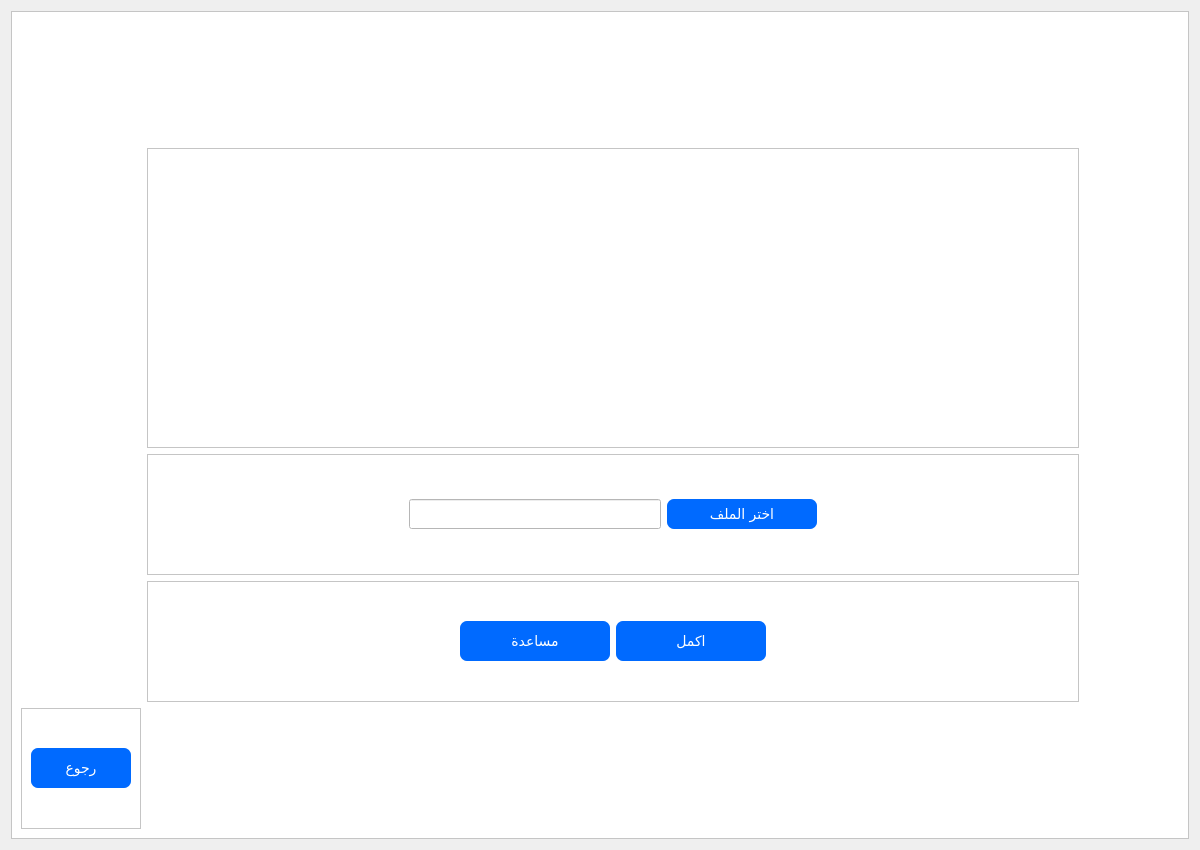
<?xml version="1.0" encoding="UTF-8"?>
<ui version="4.0">
 <class>Form</class>
 <widget class="QWidget" name="Form">
  <property name="geometry">
   <rect>
    <x>0</x>
    <y>0</y>
    <width>1200</width>
    <height>850</height>
   </rect>
  </property>
  <property name="windowTitle">
   <string>Form</string>
  </property>
  <layout class="QGridLayout" name="gridLayout_2">
   <item row="0" column="0">
    <widget class="QFrame" name="frame">
     <property name="styleSheet">
      <string notr="true">background-color:white;</string>
     </property>
     <property name="frameShape">
      <enum>QFrame::StyledPanel</enum>
     </property>
     <property name="frameShadow">
      <enum>QFrame::Raised</enum>
     </property>
     <layout class="QGridLayout" name="gridLayout">
      <item row="2" column="1">
       <widget class="QFrame" name="frame_5">
        <property name="frameShape">
         <enum>QFrame::StyledPanel</enum>
        </property>
        <property name="frameShadow">
         <enum>QFrame::Raised</enum>
        </property>
        <layout class="QGridLayout" name="gridLayout_6">
         <item row="0" column="1">
          <widget class="QLineEdit" name="lineEdit">
           <property name="minimumSize">
            <size>
             <width>250</width>
             <height>30</height>
            </size>
           </property>
           <property name="maximumSize">
            <size>
             <width>350</width>
             <height>30</height>
            </size>
           </property>
          </widget>
         </item>
         <item row="0" column="3">
          <spacer name="horizontalSpacer_3">
           <property name="orientation">
            <enum>Qt::Horizontal</enum>
           </property>
           <property name="sizeHint" stdset="0">
            <size>
             <width>40</width>
             <height>20</height>
            </size>
           </property>
          </spacer>
         </item>
         <item row="0" column="2">
          <widget class="QPushButton" name="browse">
           <property name="minimumSize">
            <size>
             <width>150</width>
             <height>0</height>
            </size>
           </property>
           <property name="maximumSize">
            <size>
             <width>200</width>
             <height>40</height>
            </size>
           </property>
           <property name="font">
            <font>
             <family>Cascadia Code</family>
             <pointsize>-1</pointsize>
            </font>
           </property>
           <property name="cursor">
            <cursorShape>PointingHandCursor</cursorShape>
           </property>
           <property name="styleSheet">
            <string notr="true">background-color: #006aff;
color: white;
border-radius: 7px;
font-size:14px</string>
           </property>
           <property name="text">
            <string>اختر الملف</string>
           </property>
          </widget>
         </item>
         <item row="0" column="0">
          <spacer name="horizontalSpacer_4">
           <property name="orientation">
            <enum>Qt::Horizontal</enum>
           </property>
           <property name="sizeHint" stdset="0">
            <size>
             <width>40</width>
             <height>20</height>
            </size>
           </property>
          </spacer>
         </item>
        </layout>
       </widget>
      </item>
      <item row="1" column="2">
       <spacer name="horizontalSpacer">
        <property name="orientation">
         <enum>Qt::Horizontal</enum>
        </property>
        <property name="sizeType">
         <enum>QSizePolicy::Fixed</enum>
        </property>
        <property name="sizeHint" stdset="0">
         <size>
          <width>100</width>
          <height>20</height>
         </size>
        </property>
       </spacer>
      </item>
      <item row="0" column="0">
       <spacer name="verticalSpacer">
        <property name="orientation">
         <enum>Qt::Vertical</enum>
        </property>
        <property name="sizeType">
         <enum>QSizePolicy::Fixed</enum>
        </property>
        <property name="sizeHint" stdset="0">
         <size>
          <width>20</width>
          <height>80</height>
         </size>
        </property>
       </spacer>
      </item>
      <item row="0" column="1">
       <widget class="QLabel" name="label_not_enough">
        <property name="font">
         <font>
          <family>Cascadia Code</family>
         </font>
        </property>
        <property name="styleSheet">
         <string notr="true">color: red;</string>
        </property>
        <property name="text">
         <string/>
        </property>
        <property name="alignment">
         <set>Qt::AlignCenter</set>
        </property>
       </widget>
      </item>
      <item row="3" column="1">
       <widget class="QFrame" name="frame_6">
        <property name="frameShape">
         <enum>QFrame::StyledPanel</enum>
        </property>
        <property name="frameShadow">
         <enum>QFrame::Raised</enum>
        </property>
        <layout class="QGridLayout" name="gridLayout_7">
         <item row="0" column="2">
          <widget class="QPushButton" name="generate">
           <property name="minimumSize">
            <size>
             <width>150</width>
             <height>0</height>
            </size>
           </property>
           <property name="maximumSize">
            <size>
             <width>200</width>
             <height>40</height>
            </size>
           </property>
           <property name="font">
            <font>
             <family>Cascadia Code</family>
             <pointsize>-1</pointsize>
            </font>
           </property>
           <property name="cursor">
            <cursorShape>PointingHandCursor</cursorShape>
           </property>
           <property name="styleSheet">
            <string notr="true">background-color: #006aff;
color: white;
border-radius: 7px;
font-size:14px</string>
           </property>
           <property name="text">
            <string>اكمل</string>
           </property>
           <property name="shortcut">
            <string>Return</string>
           </property>
          </widget>
         </item>
         <item row="0" column="1">
          <widget class="QPushButton" name="help">
           <property name="minimumSize">
            <size>
             <width>150</width>
             <height>0</height>
            </size>
           </property>
           <property name="maximumSize">
            <size>
             <width>200</width>
             <height>40</height>
            </size>
           </property>
           <property name="font">
            <font>
             <family>Cascadia Code</family>
             <pointsize>-1</pointsize>
            </font>
           </property>
           <property name="cursor">
            <cursorShape>PointingHandCursor</cursorShape>
           </property>
           <property name="styleSheet">
            <string notr="true">background-color: #006aff;
color: white;
border-radius: 7px;
font-size:14px</string>
           </property>
           <property name="text">
            <string>مساعدة</string>
           </property>
          </widget>
         </item>
         <item row="0" column="3">
          <spacer name="horizontalSpacer_5">
           <property name="orientation">
            <enum>Qt::Horizontal</enum>
           </property>
           <property name="sizeHint" stdset="0">
            <size>
             <width>40</width>
             <height>20</height>
            </size>
           </property>
          </spacer>
         </item>
         <item row="0" column="0">
          <spacer name="horizontalSpacer_6">
           <property name="orientation">
            <enum>Qt::Horizontal</enum>
           </property>
           <property name="sizeHint" stdset="0">
            <size>
             <width>40</width>
             <height>20</height>
            </size>
           </property>
          </spacer>
         </item>
        </layout>
       </widget>
      </item>
      <item row="4" column="0">
       <widget class="QFrame" name="frame_3">
        <property name="frameShape">
         <enum>QFrame::StyledPanel</enum>
        </property>
        <property name="frameShadow">
         <enum>QFrame::Raised</enum>
        </property>
        <layout class="QGridLayout" name="gridLayout_4">
         <item row="0" column="0">
          <widget class="QPushButton" name="back">
           <property name="minimumSize">
            <size>
             <width>100</width>
             <height>0</height>
            </size>
           </property>
           <property name="maximumSize">
            <size>
             <width>150</width>
             <height>40</height>
            </size>
           </property>
           <property name="font">
            <font>
             <family>Cascadia Code</family>
             <pointsize>-1</pointsize>
            </font>
           </property>
           <property name="cursor">
            <cursorShape>PointingHandCursor</cursorShape>
           </property>
           <property name="styleSheet">
            <string notr="true">background-color: #006aff;
color: white;
border-radius: 7px;
font-size:14px</string>
           </property>
           <property name="text">
            <string>رجوع</string>
           </property>
           <property name="shortcut">
            <string>Esc</string>
           </property>
          </widget>
         </item>
        </layout>
       </widget>
      </item>
      <item row="1" column="0">
       <spacer name="horizontalSpacer_2">
        <property name="orientation">
         <enum>Qt::Horizontal</enum>
        </property>
        <property name="sizeType">
         <enum>QSizePolicy::Fixed</enum>
        </property>
        <property name="sizeHint" stdset="0">
         <size>
          <width>100</width>
          <height>20</height>
         </size>
        </property>
       </spacer>
      </item>
      <item row="1" column="1">
       <widget class="QFrame" name="frame_4">
        <property name="minimumSize">
         <size>
          <width>400</width>
          <height>300</height>
         </size>
        </property>
        <property name="maximumSize">
         <size>
          <width>16777215</width>
          <height>16777215</height>
         </size>
        </property>
        <property name="frameShape">
         <enum>QFrame::StyledPanel</enum>
        </property>
        <property name="frameShadow">
         <enum>QFrame::Raised</enum>
        </property>
        <layout class="QGridLayout" name="gridLayout_5">
         <item row="0" column="1">
          <widget class="QLabel" name="label_2">
           <property name="maximumSize">
            <size>
             <width>500</width>
             <height>400</height>
            </size>
           </property>
           <property name="text">
            <string/>
           </property>
           <property name="pixmap">
            <pixmap>../icons/UploaD.png</pixmap>
           </property>
           <property name="scaledContents">
            <bool>true</bool>
           </property>
          </widget>
         </item>
        </layout>
       </widget>
      </item>
     </layout>
    </widget>
   </item>
  </layout>
 </widget>
 <resources/>
 <connections/>
</ui>
